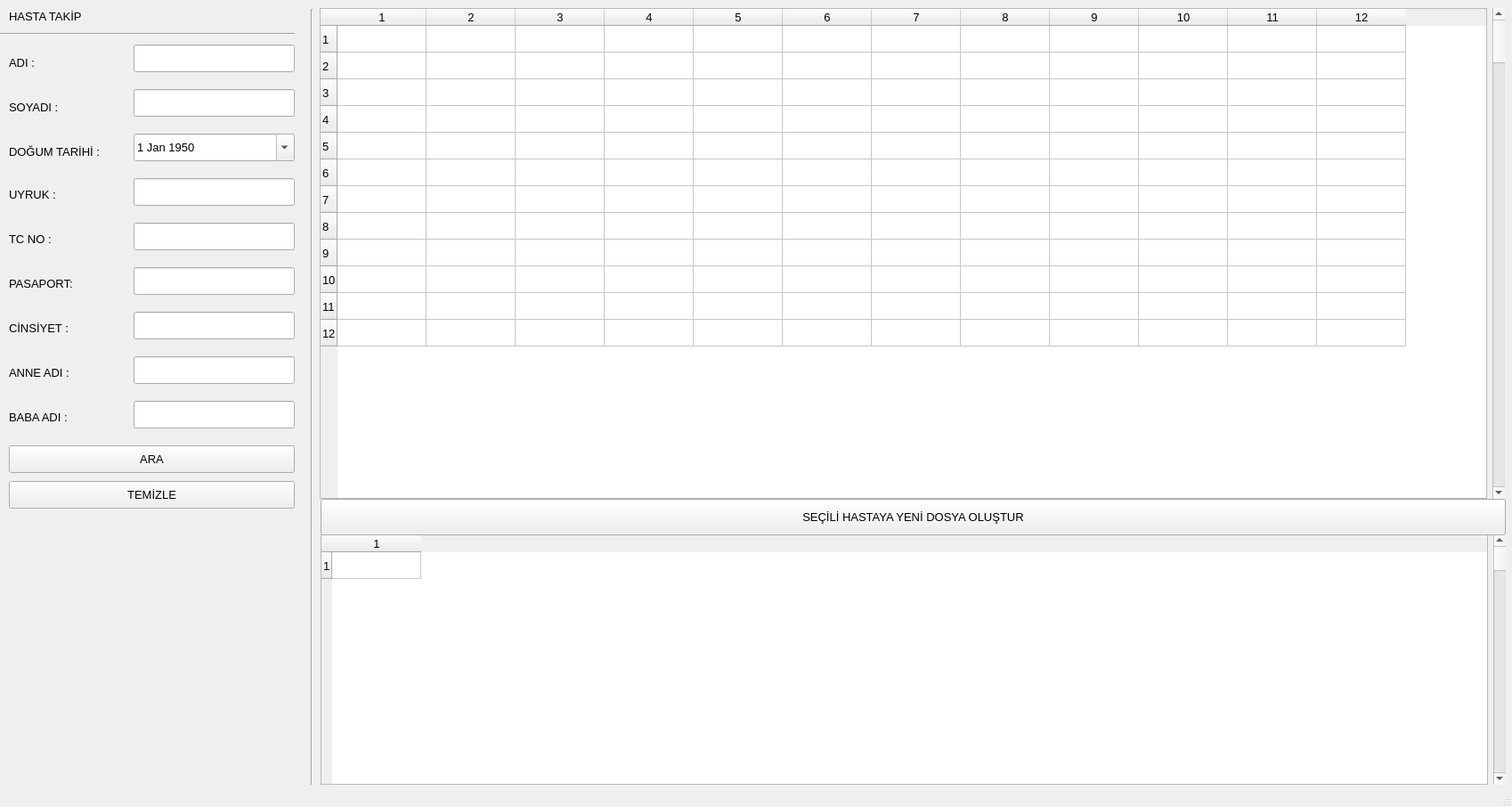
<?xml version="1.0" encoding="UTF-8"?>
<ui version="4.0">
 <class>MainWindow</class>
 <widget class="QMainWindow" name="MainWindow">
  <property name="geometry">
   <rect>
    <x>0</x>
    <y>0</y>
    <width>1698</width>
    <height>906</height>
   </rect>
  </property>
  <property name="font">
   <font>
    <pointsize>10</pointsize>
   </font>
  </property>
  <property name="windowTitle">
   <string>AYAKTAN VE YATAN HASTA ARAMA </string>
  </property>
  <widget class="QWidget" name="centralwidget">
   <widget class="QWidget" name="gridLayoutWidget">
    <property name="geometry">
     <rect>
      <x>359</x>
      <y>9</y>
      <width>1331</width>
      <height>551</height>
     </rect>
    </property>
    <layout class="QGridLayout" name="gridLayout_Patient_list">
     <item row="0" column="1">
      <widget class="QScrollBar" name="verticalScrollBar">
       <property name="orientation">
        <enum>Qt::Vertical</enum>
       </property>
      </widget>
     </item>
     <item row="0" column="0">
      <widget class="QTableWidget" name="tableWidget_Patient_List">
       <property name="rowCount">
        <number>12</number>
       </property>
       <property name="columnCount">
        <number>12</number>
       </property>
       <row/>
       <row/>
       <row/>
       <row/>
       <row/>
       <row/>
       <row/>
       <row/>
       <row/>
       <row/>
       <row/>
       <row/>
       <column/>
       <column/>
       <column/>
       <column/>
       <column/>
       <column/>
       <column/>
       <column/>
       <column/>
       <column/>
       <column/>
       <column/>
      </widget>
     </item>
    </layout>
   </widget>
   <widget class="Line" name="line">
    <property name="geometry">
     <rect>
      <x>340</x>
      <y>10</y>
      <width>20</width>
      <height>871</height>
     </rect>
    </property>
    <property name="orientation">
     <enum>Qt::Vertical</enum>
    </property>
   </widget>
   <widget class="QWidget" name="gridLayoutWidget_2">
    <property name="geometry">
     <rect>
      <x>360</x>
      <y>600</y>
      <width>1331</width>
      <height>281</height>
     </rect>
    </property>
    <layout class="QGridLayout" name="gridLayout_Patient_Files">
     <item row="0" column="1">
      <widget class="QScrollBar" name="verticalScrollBar_2">
       <property name="orientation">
        <enum>Qt::Vertical</enum>
       </property>
      </widget>
     </item>
     <item row="0" column="0">
      <widget class="QTableWidget" name="tableWidget_Patient_File">
       <property name="rowCount">
        <number>1</number>
       </property>
       <property name="columnCount">
        <number>1</number>
       </property>
       <row/>
       <column/>
      </widget>
     </item>
    </layout>
   </widget>
   <widget class="QLineEdit" name="lineEdit_name">
    <property name="geometry">
     <rect>
      <x>150</x>
      <y>50</y>
      <width>181</width>
      <height>31</height>
     </rect>
    </property>
   </widget>
   <widget class="QLabel" name="label_name">
    <property name="geometry">
     <rect>
      <x>10</x>
      <y>60</y>
      <width>41</width>
      <height>21</height>
     </rect>
    </property>
    <property name="font">
     <font>
      <pointsize>10</pointsize>
     </font>
    </property>
    <property name="text">
     <string>ADI :</string>
    </property>
   </widget>
   <widget class="QLabel" name="label_surname">
    <property name="geometry">
     <rect>
      <x>10</x>
      <y>110</y>
      <width>71</width>
      <height>21</height>
     </rect>
    </property>
    <property name="text">
     <string>SOYADI :</string>
    </property>
   </widget>
   <widget class="QLineEdit" name="lineEdit_Surname">
    <property name="geometry">
     <rect>
      <x>150</x>
      <y>100</y>
      <width>181</width>
      <height>31</height>
     </rect>
    </property>
   </widget>
   <widget class="QDateEdit" name="dateEdit">
    <property name="geometry">
     <rect>
      <x>150</x>
      <y>150</y>
      <width>181</width>
      <height>31</height>
     </rect>
    </property>
    <property name="dateTime">
     <datetime>
      <hour>0</hour>
      <minute>0</minute>
      <second>0</second>
      <year>1950</year>
      <month>1</month>
      <day>1</day>
     </datetime>
    </property>
    <property name="minimumDate">
     <date>
      <year>1900</year>
      <month>9</month>
      <day>14</day>
     </date>
    </property>
    <property name="calendarPopup">
     <bool>true</bool>
    </property>
   </widget>
   <widget class="QLabel" name="label_birtday">
    <property name="geometry">
     <rect>
      <x>10</x>
      <y>160</y>
      <width>131</width>
      <height>21</height>
     </rect>
    </property>
    <property name="text">
     <string>DOĞUM TARİHİ :</string>
    </property>
   </widget>
   <widget class="QLabel" name="label_nationality">
    <property name="geometry">
     <rect>
      <x>10</x>
      <y>210</y>
      <width>71</width>
      <height>16</height>
     </rect>
    </property>
    <property name="text">
     <string>UYRUK :</string>
    </property>
   </widget>
   <widget class="QLineEdit" name="lineEdit_Nationality">
    <property name="geometry">
     <rect>
      <x>150</x>
      <y>200</y>
      <width>181</width>
      <height>31</height>
     </rect>
    </property>
   </widget>
   <widget class="QLabel" name="label_tcno">
    <property name="geometry">
     <rect>
      <x>10</x>
      <y>260</y>
      <width>61</width>
      <height>16</height>
     </rect>
    </property>
    <property name="text">
     <string>TC NO :</string>
    </property>
   </widget>
   <widget class="QLineEdit" name="lineEdit_TcNo">
    <property name="geometry">
     <rect>
      <x>150</x>
      <y>250</y>
      <width>181</width>
      <height>31</height>
     </rect>
    </property>
   </widget>
   <widget class="QLabel" name="label_pasaport">
    <property name="geometry">
     <rect>
      <x>10</x>
      <y>310</y>
      <width>101</width>
      <height>16</height>
     </rect>
    </property>
    <property name="text">
     <string>PASAPORT:</string>
    </property>
   </widget>
   <widget class="QLineEdit" name="lineEdit_Pasaport">
    <property name="geometry">
     <rect>
      <x>150</x>
      <y>300</y>
      <width>181</width>
      <height>31</height>
     </rect>
    </property>
   </widget>
   <widget class="QLabel" name="label_sex">
    <property name="geometry">
     <rect>
      <x>10</x>
      <y>360</y>
      <width>81</width>
      <height>16</height>
     </rect>
    </property>
    <property name="text">
     <string>CİNSİYET :</string>
    </property>
   </widget>
   <widget class="QLineEdit" name="lineEdit_Sex">
    <property name="geometry">
     <rect>
      <x>150</x>
      <y>350</y>
      <width>181</width>
      <height>31</height>
     </rect>
    </property>
   </widget>
   <widget class="QLabel" name="label_anne_adi">
    <property name="geometry">
     <rect>
      <x>10</x>
      <y>410</y>
      <width>91</width>
      <height>16</height>
     </rect>
    </property>
    <property name="text">
     <string>ANNE ADI :</string>
    </property>
   </widget>
   <widget class="QLineEdit" name="lineEdit_Mother_Name">
    <property name="geometry">
     <rect>
      <x>150</x>
      <y>400</y>
      <width>181</width>
      <height>31</height>
     </rect>
    </property>
   </widget>
   <widget class="QLabel" name="label_baba_adi">
    <property name="geometry">
     <rect>
      <x>10</x>
      <y>460</y>
      <width>91</width>
      <height>16</height>
     </rect>
    </property>
    <property name="text">
     <string>BABA ADI :</string>
    </property>
   </widget>
   <widget class="QLineEdit" name="lineEdit_Father_Name">
    <property name="geometry">
     <rect>
      <x>150</x>
      <y>450</y>
      <width>181</width>
      <height>31</height>
     </rect>
    </property>
   </widget>
   <widget class="QPushButton" name="pushButton_Find">
    <property name="geometry">
     <rect>
      <x>10</x>
      <y>500</y>
      <width>321</width>
      <height>31</height>
     </rect>
    </property>
    <property name="text">
     <string>ARA</string>
    </property>
   </widget>
   <widget class="Line" name="line_2">
    <property name="geometry">
     <rect>
      <x>0</x>
      <y>30</y>
      <width>331</width>
      <height>16</height>
     </rect>
    </property>
    <property name="orientation">
     <enum>Qt::Horizontal</enum>
    </property>
   </widget>
   <widget class="QLabel" name="label_header">
    <property name="geometry">
     <rect>
      <x>10</x>
      <y>10</y>
      <width>311</width>
      <height>16</height>
     </rect>
    </property>
    <property name="text">
     <string>HASTA TAKİP</string>
    </property>
   </widget>
   <widget class="QPushButton" name="pushButton_Create_New_Patient_Folder">
    <property name="geometry">
     <rect>
      <x>360</x>
      <y>560</y>
      <width>1331</width>
      <height>41</height>
     </rect>
    </property>
    <property name="text">
     <string>SEÇİLİ HASTAYA YENİ DOSYA OLUŞTUR</string>
    </property>
   </widget>
   <widget class="QPushButton" name="pushButton">
    <property name="geometry">
     <rect>
      <x>10</x>
      <y>540</y>
      <width>321</width>
      <height>31</height>
     </rect>
    </property>
    <property name="text">
     <string>TEMİZLE</string>
    </property>
   </widget>
  </widget>
  <widget class="QStatusBar" name="statusbar"/>
 </widget>
 <resources/>
 <connections/>
</ui>
